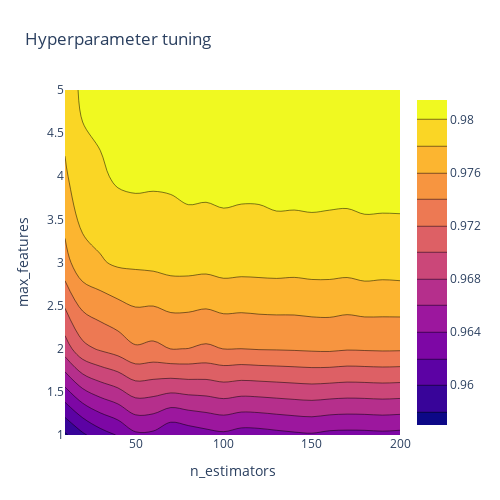

The notebook cell saved with this chart:
### Code cell
import plotly.graph_objects as go

# X and Y axes labels
layout = go.Layout(
            xaxis=go.layout.XAxis(
              title=go.layout.xaxis.Title(
              text='n_estimators')
             ),
             yaxis=go.layout.YAxis(
              title=go.layout.yaxis.Title(
              text='max_features') 
            ) )

fig = go.Figure(data = [go.Contour(z=z_RandomForest, x=x_RandomForest, y=y_RandomForest)], layout=layout )

fig.update_layout(title='Hyperparameter tuning', autosize=False,
                  width=500, height=500,
                  margin=dict(l=65, r=50, b=65, t=90))

fig.show()

### Figure 1 — Plotly figure (JSON) as saved in the notebook; plotly's stock layout.template omitted (floating-point values rounded to 4 significant figures)
{"data": [{"type": "contour", "x": [10, 20, 30, 40, 50, 60, 70, 80, 90, 100, 110, 120, 130, 140, 150, 160, 170, 180, 190, 200], "y": [1, 2, 3, 4, 5], "z": [[0.9577, 0.9596, 0.9611, 0.9621, 0.9636, 0.9635, 0.9623, 0.9628, 0.9633, 0.9636, 0.9631, 0.9632, 0.9634, 0.9636, 0.9638, 0.9635, 0.9634, 0.9634, 0.9635, 0.9634], [0.969, 0.9714, 0.9722, 0.9729, 0.9738, 0.9736, 0.974, 0.974, 0.9737, 0.974, 0.974, 0.9741, 0.9741, 0.9742, 0.9743, 0.9743, 0.9742, 0.9742, 0.9743, 0.9742], [0.9753, 0.9773, 0.9778, 0.9783, 0.9784, 0.9785, 0.9787, 0.9787, 0.9787, 0.9789, 0.9788, 0.9788, 0.9789, 0.9788, 0.9789, 0.9789, 0.9788, 0.979, 0.9789, 0.979], [0.9777, 0.9794, 0.9797, 0.9803, 0.9804, 0.9803, 0.9803, 0.9806, 0.9806, 0.9807, 0.9806, 0.9806, 0.9808, 0.9808, 0.9808, 0.9807, 0.9807, 0.9808, 0.9808, 0.9808], [0.9789, 0.9804, 0.9806, 0.9809, 0.9809, 0.9812, 0.9811, 0.9813, 0.9812, 0.9812, 0.9814, 0.9813, 0.9814, 0.9814, 0.9813, 0.9813, 0.9815, 0.9814, 0.9814, 0.9814]]}], "layout": {"autosize": false, "height": 500, "margin": {"b": 65, "l": 65, "r": 50, "t": 90}, "title": {"text": "Hyperparameter tuning"}, "width": 500, "xaxis": {"title": {"text": "n_estimators"}}, "yaxis": {"title": {"text": "max_features"}}}}
